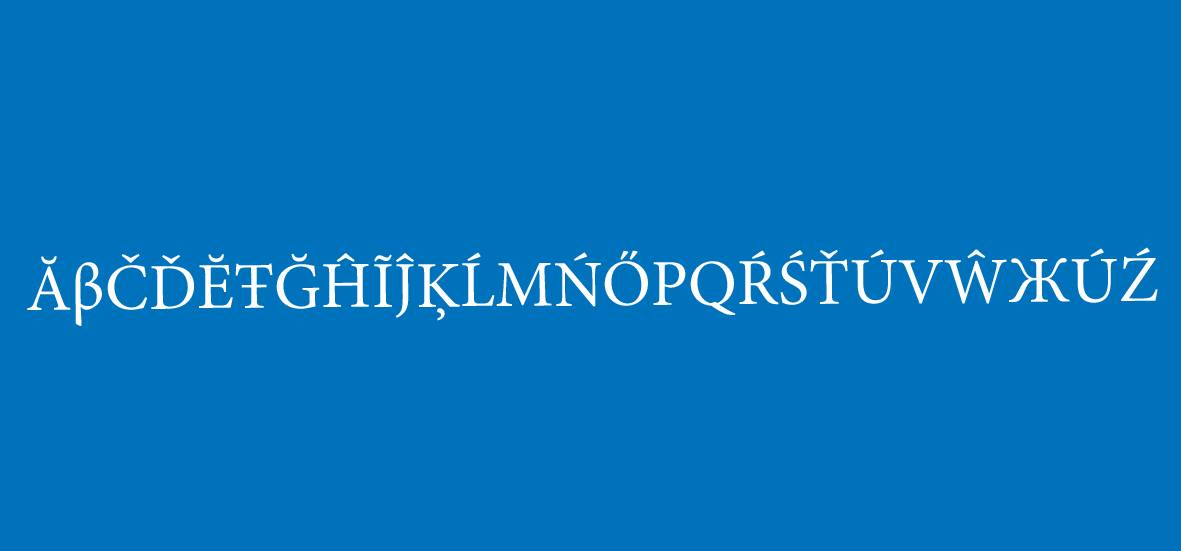
#> input picture sc-2015/v6/zadatak5/train5PRAVA.jpg, 1181 x 551 px
$ jupyter execute --allow-errors vezba6.ipynb   (shell and % lines are left out)   (Python 2 division)   (older library calls are emulated)
#> lines starting #> are read from the running program, lines starting #| are printed output that depends on the picture; after the words box and inside, x2 and y2 are one past the last pixel; in counts of white or black regions, pixels touching at a corner belong together
[cell 1]
#import potrebnih biblioteka
import cv2
import collections
import numpy as np
import scipy as sc
import matplotlib.pyplot as plt

# k-means
from sklearn.cluster import KMeans

# keras
from keras.models import Sequential
from keras.layers.core import Dense,Activation
from keras.optimizers import SGD

import matplotlib.pylab as pylab
pylab.rcParams['figure.figsize'] = 16, 12 # za prikaz većih slika i plotova, zakomentarisati ako nije potrebno

#Funkcionalnost implementirana u V1
def load_image(path):
#> called with path = 'train5PRAVA.jpg'
    return cv2.cvtColor(cv2.imread(path), cv2.COLOR_BGR2RGB)
def image_gray(image):
    return cv2.cvtColor(image, cv2.COLOR_RGB2GRAY)
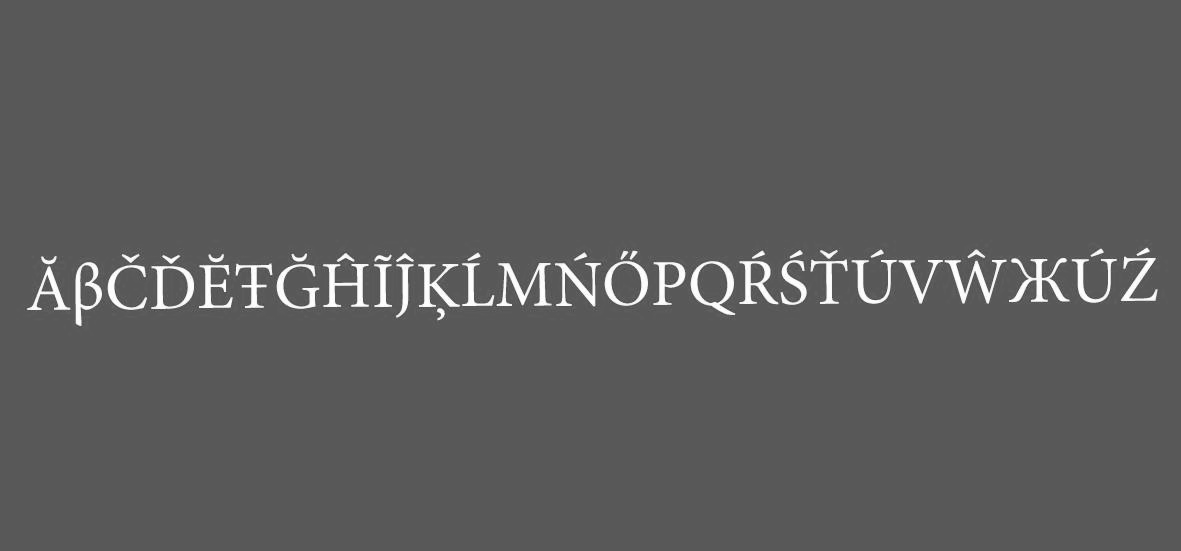
#> returned value: shape (551, 1181); min 59, max 255, mean 91.7
def image_bin(image_gs):
    ret,image_bin = cv2.threshold(image_gs, 127, 255, cv2.THRESH_BINARY)
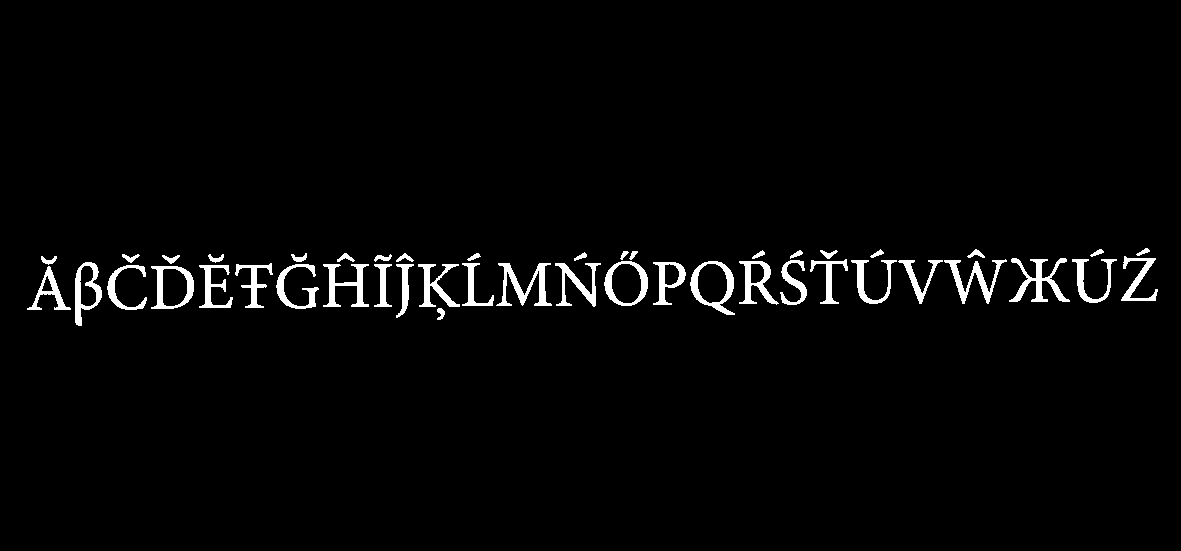
#> image_bin: shape (551, 1181); 2.5% white; 46 white regions
    return image_bin
def image_bin_adaptive(image_gs):
    image_bin = cv2.adaptiveThreshold(image_gs, 255, cv2.ADAPTIVE_THRESH_MEAN_C, cv2.THRESH_BINARY, 35, 10)
    return image_bin
def invert(image):
    return 255-image
def display_image(image, color= False):
    if color:
        plt.imshow(image)
    else:
        plt.imshow(image, 'gray')
def dilate(image):
    kernel = np.ones((3,3)) # strukturni element 3x3 blok
    return cv2.dilate(image, kernel, iterations=1)
def erode(image):
    kernel = np.ones((3,3)) # strukturni element 3x3 blok
    return cv2.erode(image, kernel, iterations=1)

#Funkcionalnost implementirana u V2
def resize_region(region):
    resized = cv2.resize(region,(28,28), interpolation = cv2.INTER_NEAREST)
    return resized
def scale_to_range(image):
    return image / 255
def matrix_to_vector(image):
    return image.flatten()
# [5 lines left out: function prepare_for_ann, not called in this run]
def convert_output(outputs):
    return np.eye(len(outputs))
def winner(output):
    return max(enumerate(output), key=lambda x: x[1])[0]

# [4 lines left out: function remove_noise, not called in this run]

[cell 2]
def merge_regions(contours):
    '''Funkcija koja vrši spajanje kukica i kvačica sa osnovnim karakterima
    Args:
        contours: skup svih kontura (kontura - niz tacaka bele boje)
    Return:
        ret_val: skup kontura sa spojenim kukicama i kvacicama'''
    ret_val = []
    merged_index = [] #lista indeksa kontura koje su već spojene sa nekim

    for i,contour1 in enumerate(contours): #slova
        if i in merged_index:
            continue
        min_x1 = min(contour1[:,0])
        max_x1 = max(contour1[:,0])
        min_y1 = min(contour1[:,1])
        max_y1 = max(contour1[:,1])

        list_for_conc = []
        for j,contour2 in enumerate(contours): #kukice
            if j in merged_index or i == j:
                continue
            min_x2 = min(contour2[:,0])
            max_x2 = max(contour2[:,0])
            min_y2 = min(contour2[:,1])
            max_y2 = max(contour2[:,1])

            #TODO 2 - izvršiti spajanje kukica iznad slova
            #spajanje dva niza je moguće obaviti funkcijom np.concatenate((contour1,contour2))
            max_height = max(max_y2-min_y2, max_y1-min_y1)
            faktor_visina = 3
            faktor_sirina = 5
            if (abs(min_y1-max_y2)<faktor_visina*max_height or abs(max_y1-min_y2)<faktor_visina*max_height):   #razmak u zavisnosti od visine slova  if (max_x2+min_x2)/2>min_x1 and (max_x2+min_x2)/2<max_x1:
                if min_x2>min_x1-faktor_sirina and max_x2<max_x1+faktor_sirina:
                    list_for_conc.append(contour1)
                    list_for_conc.append(contour2)
                    #ret_val.append(np.concatenate((contour1,contour2)))
                    merged_index.append(i)
                    merged_index.append(j)

        if(len(list_for_conc) > 0):
            ret_val.append(np.concatenate(np.asarray(list_for_conc)))

    #svi regioni koji se nisu ni sa kim spojili idu u listu kontura, bez spajanja
    for idx,contour in enumerate(contours):
        if idx not in merged_index:
            ret_val.append(contour)

    return ret_val

[cell 3]
# TODO 1 - Rotiranje regiona
def rotate_regions(contours,angles,centers,sizes):
    '''Funkcija koja vrši rotiranje regiona oko njihovih centralnih tačaka
    Args:
        contours: skup svih kontura [kontura1, kontura2, ..., konturaN]
        angles:   skup svih uglova nagiba kontura [nagib1, nagib2, ..., nagibN]
        centers:  skup svih centara minimalnih pravougaonika koji su opisani
                  oko kontura [centar1, centar2, ..., centarN]
        sizes:    skup parova (height,width) koji predstavljaju duzine stranica minimalnog
                  pravougaonika koji je opisan oko konture [(h1,w1), (h2,w2), ...,(hN,wN)]
    Return:
        ret_val: rotirane konture'''
    ret_val = []
    for idx, contour in enumerate(contours):

        angle = angles[idx]
        cx,cy = centers[idx]
        height, width = sizes[idx]
        if width<height:
            angle+=90

        # Rotiranje svake tačke regiona oko centra rotacije
        alpha = np.pi/2 - abs(np.radians(angle))
        region_points_rotated = np.ndarray((len(contour), 2), dtype=np.int16)
        for i, point in enumerate(contour):
            x = point[0]
            y = point[1]

            #TODO 1 - izračunati koordinate tačke nakon rotacije
            rx = np.sin(alpha)*(x-cx) - np.cos(alpha)*(y-cy) + cx
            ry = np.cos(alpha)*(x-cx) + np.sin(alpha)*(y-cy) + cy


            region_points_rotated[i] = [rx,ry]
        ret_val.append(region_points_rotated)


    return ret_val

[cell 4]
def select_roi(image_orig, image_bin):

    img, contours_borders, hierarchy = cv2.findContours(image_bin.copy(), cv2.RETR_EXTERNAL, cv2.CHAIN_APPROX_NONE)
#> contours_borders = 46 contours; largest, box (x1, y1, x2, y2) and area: (690, 261, 735, 315) 1588, (604, 261, 648, 306) 1508, (151, 266, 194, 309) 1365, (75, 262, 102, 326) 1064, (739, 261, 779, 305) 782

    contours = []
    contour_angles = []
    contour_centers = []
    contour_sizes = []
    for contour in contours_borders:
        center, size, angle = cv2.minAreaRect(contour)
        xt,yt,h,w = cv2.boundingRect(contour)

        region_points = []
        for i in range (xt,xt+h):
            for j in range(yt,yt+w):
                dist = cv2.pointPolygonTest(contour,(i,j),False)
                if dist>=0 and image_bin[j,i]==255: # da li se tacka nalazi unutar konture?
                    region_points.append([i,j])
        contour_centers.append(center)
        contour_angles.append(angle)
        contour_sizes.append(size)
        contours.append(region_points)
#> this loop made 46 passes
#> (center, size, angle, xt, yt, h, w) on passes 1 to 12: ((440.5, 313.5), (11, 7), -90, 437, 308, 8, 12), ((172, 287), (42, 42), -90, 151, 266, 43, 43), ((48.5, 287.5), (43, 43), -90, 27, 266, 44, 44), ((215.5, 286), (42, 33), -90, 199, 265, 34, 43), ((126.3, 287.2), (38.65, 44.36), -2.29, 107, 265, 40, 45), ((438.5, 285), (42, 41), -90, 418, 264, 42, 43), ((404.5, 290.5), (53, 17), -90, 396, 264, 18, 54), ((382.5, 285), (42, 17), -90, 374, 264, 18, 43), ((345.5, 285), (42, 45), -90, 323, 264, 46, 43), ((297, 286), (44, 42), -90, 276, 264, 43, 45), ((577.5, 284.5), (43, 45), -90, 555, 263, 46, 44), ((523.5, 284), (42, 55), -90, 496, 263, 56, 43)
#> after the loop, contour_angles = 46 values, max -0.939 at index 23, min -90 at index 0, mean -65.42; contour_centers = 46 pairs, first value 48.5 to 1142.4, second value 251.8 to 313.5; contour_sizes = 46 pairs, first value 8 to 63, second value 4.45 to 60; contours = 46 items

    #Postavljanje kontura u vertikalan polozaj
    contours = rotate_regions(contours, contour_angles, contour_centers, contour_sizes)
#> the loop in rotate_regions, `for idx, contour in enumerate(contours): ` made 46 passes
#> (angle, cx, cy, height, width, alpha) on passes 1 to 12: (0, 440.5, 313.5, 11, 7, 1.57), (-90, 172, 287, 42, 42, 0), (-90, 48.5, 287.5, 43, 43, 0), (0, 215.5, 286, 42, 33, 1.57), (-2.29, 126.3, 287.2, 38.65, 44.36, 1.53), (0, 438.5, 285, 42, 41, 1.57), (0, 404.5, 290.5, 53, 17, 1.57), (0, 382.5, 285, 42, 17, 1.57), (-90, 345.5, 285, 42, 45, 0), (0, 297, 286, 44, 42, 1.57), (-90, 577.5, 284.5, 43, 45, 0), (-90, 523.5, 284, 42, 55, 0)

    #spajanje kukica i kvacica
    contours = merge_regions(contours)
#> the loop in merge_regions, `for i,contour1 in enumerate(contours):` made 2 passes
#> (min_x1, max_x1, min_y1, max_y1) on passes 1 to 2: (437, 444, 308, 319), (151, 193, 266, 308)
#> after the loop in merge_regions, `for i,contour1 in enumerate(contours):`: merged_index = [1, 28]; ret_val = []

    regions_dict = {}
    for contour in contours:

        min_x = min(contour[:,0])
        max_x = max(contour[:,0])
        min_y = min(contour[:,1])
        max_y = max(contour[:,1])

        region = np.zeros((max_y-min_y+1,max_x-min_x+1), dtype=np.int16)
        for point in contour:
            x = point[0]
            y = point[1]

             # TODO 3 - koordinate tacaka regiona prebaciti u relativne koordinate
            '''Pretpostavimo da gornja leva tačka regiona ima apsolutne koordinate (100,100).
            Ako uzmemo tačku sa koordinatama unutar regiona, recimo (105,105), nakon
            prebacivanja u relativne koordinate tačka bi trebala imati koorinate (5,5) unutar
            samog regiona.
            '''
            region[y-min_y,x-min_x] = 255


        regions_dict[min_x] = [resize_region(region), (min_x,min_y,max_x-min_x,max_y-min_y)]

    sorted_regions_dict = collections.OrderedDict(sorted(regions_dict.items()))
    sorted_regions = np.array(sorted_regions_dict.values())

    sorted_rectangles = sorted_regions[:,1]
    region_distances = [-sorted_rectangles[0][0]-sorted_rectangles[0][2]]
    for x,y,w,h in sorted_regions[1:-1, 1]:
        region_distances[-1] += x
        region_distances.append(-x-w)
    region_distances[-1] += sorted_rectangles[-1][0]

    return image_orig, sorted_regions[:, 0], region_distances

[cell 5]
# [22 lines left out: functions create_ann, train_ann, not called in this run]

[cell 6]
# [22 lines left out: function display_result, not called in this run]

[cell 7]
train=load_image('train5PRAVA.jpg')
train_bin=image_bin(image_gray(train))
display_image(train_bin)
#train_bin=invert(train_bin)

#> (the rest of this cell did not finish here and is left out)

[cell 8]
alphabet = ['A','B','C','D','E','F','G','H','I','J','K','L','M','N','O','P','Q','R','S','T','U','V','W','X','Y','Z']
#> (the rest of this cell did not finish here and is left out)

#> (a cell that did not finish here is left out)

[cell 10]
test=load_image('test5.jpg')
#> call 2 of load_image, with path = 'test5.jpg'
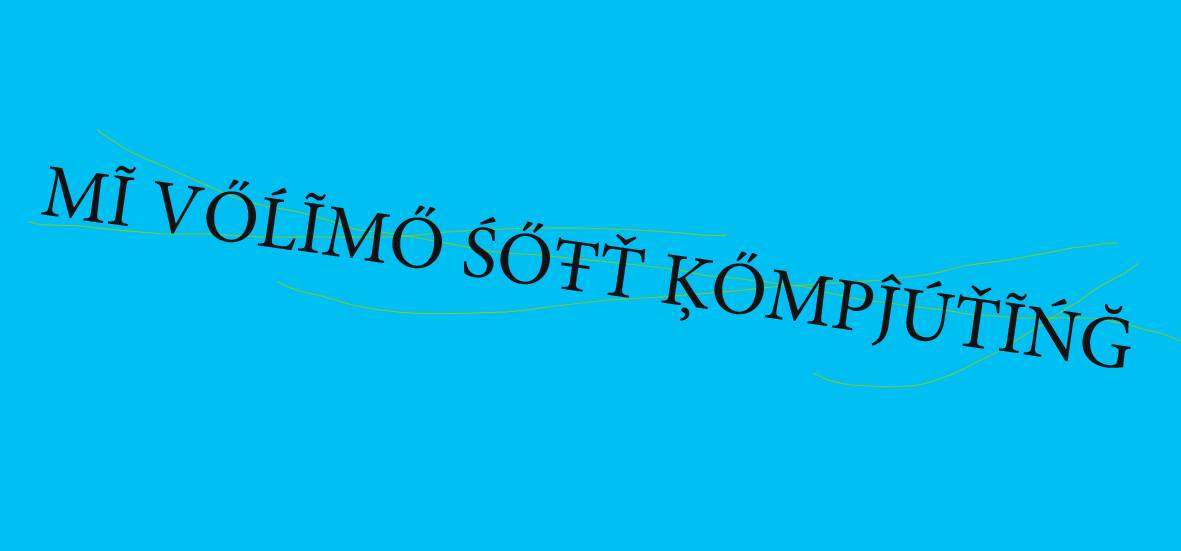
#> input picture sc-2015/v6/zadatak5/test5.jpg, 1181 x 551 px
test_bin=image_bin(image_gray(test))
#> in image_gray (call 2), `return cv2.cvtColor(image, cv2.COLOR_RGB2GRAY)`:
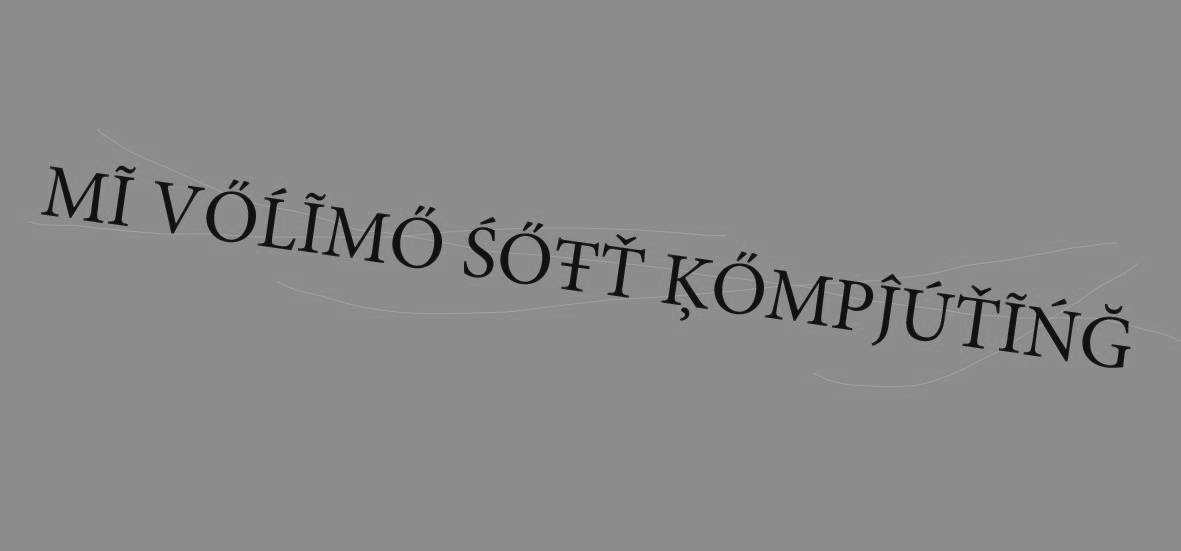
#> returned value: shape (551, 1181); min 0, max 183, mean 137.3
#> in image_bin (call 2), `ret,image_bin = cv2.threshold(image_gs, 127, 255, cv2.THRESH_BINARY)`:
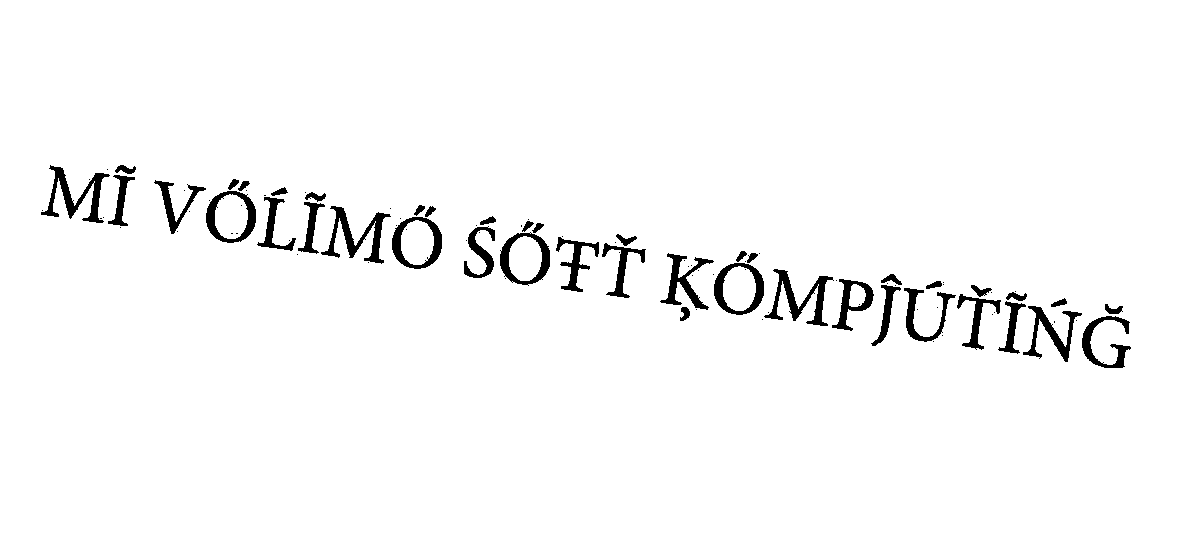
#> image_bin: shape (551, 1181); 97.1% white; 102 black regions (60 under 20 px), largest, box (x1, y1, x2, y2) and area: (321, 206, 391, 264) 1190, (41, 165, 110, 223) 1186, (764, 269, 834, 326) 1181
test_bin=invert(test_bin)
#> in invert, `return 255-image`: returned value: shape (551, 1181); 2.9% white; 102 white regions (60 under 20 px)
display_image(test_bin)

#> (the rest of this cell did not finish here and is left out)

#> in select_roi (call 2), `img, contours_borders, hierarchy = cv2.findContours(image_bin.copy(), ..`: contours_borders = 96 contours, 54 with area under 20; largest, box (x1, y1, x2, y2) and area: (500, 232, 550, 286) 2018, (714, 263, 764, 315) 2010, (392, 217, 442, 269) 2010, (206, 191, 256, 243) 2007, (321, 206, 391, 264) 987
#> the loop in select_roi (call 2), `for contour in contours_borders:` made 96 passes
#> contour on passes 10, 11, 12, 20, 21, 24, 26, 27, 28, 30, 32, 33: [[917, 309]], [[696, 309]], [[937, 307]], [[991, 292]], [[1015, 291]], [[895, 285]], [[943, 284]], [[887, 283]], [[943, 282]], [[836, 280]], [[505, 278]], [[692, 275]]
#> (size, xt, yt, h, w) on passes 1, 2, 4, 5, 7, 8: ((0, 0), 933, 341, 1, 1), ((0, 0), 942, 335, 1, 1), ((0, 0), 1076, 320, 1, 1), ((0, 0), 762, 319, 1, 1), ((0, 0), 992, 314, 1, 1), ((0, 0), 994, 312, 1, 1)
#> the loop in rotate_regions (call 2), `for idx, contour in enumerate(contours): ` made 96 passes
#> contour on passes 1, 2, 3, 4, 5, 7, 8, 9, 10, 11, 12, 20: [[933, 341]], [[942, 335]], [[1054, 321], [1054, 322]], [[1076, 320]], [[762, 319]], [[992, 314]], [[994, 312]], [[768, 312]], [[917, 309]], [[696, 309]], [[937, 307]], [[991, 292]]
#> the loop in merge_regions (call 2), `for i,contour1 in enumerate(contours):` made 6 passes
